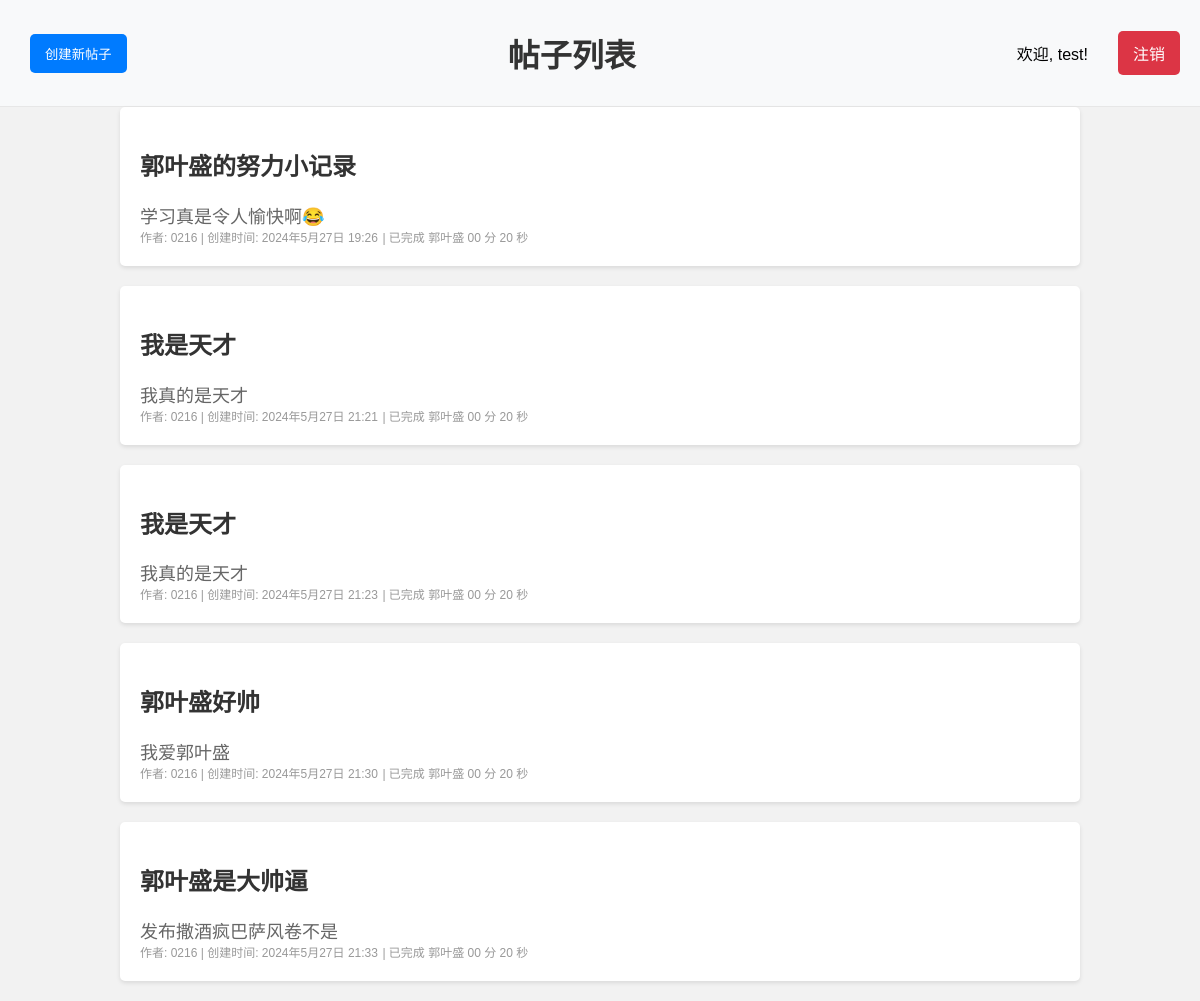
The app's page / (signed in) with its own data.
### community/models.py (models this page shows, shortened)
class Post(models.Model):
    title = models.CharField(max_length=200)
    content = models.TextField()
    author = models.ForeignKey(User, on_delete=models.CASCADE)
    created_at = models.DateTimeField(auto_now_add=True)
    task = models.CharField(max_length=200, default='')
    task_time = models.CharField(max_length=200, default='')
    likes = models.ManyToManyField(User, related_name='post_likes', blank=True)
    class Meta:
        db_table = 'article_tb'  #定义表名
        verbose_name = '文章'  #后台显示
        verbose_name_plural = verbose_name  #后台显示的复数

### community/views.py (the view)
# urls.py: path('', views.post_list, name='post_list'),
@login_required
def post_list(request):
    posts = Post.objects.all()
    return render(request, 'community/post_list.html', {'posts': posts})

### community/templatetags/filters.py (called while the page is built)
@register.filter
def time_format(value):
    minutes, seconds = value.split(':')
    return f'{minutes} 分 {seconds} 秒'

### community/templates/community/post_list.html (shortened to what this page needs)
{% load static %}
{% load filters %}
<link rel="stylesheet" href="{% static 'community/post_list_style.css' %}">
<!DOCTYPE html>
<html lang="zh">
<head>
</head>
<body>
    <div class="navbar">
        <div class="navbar-left">
            {% if user.is_authenticated %}
                <button onclick="location.href='{% url 'post_create' %}'">创建新帖子</button>
            {% endif %}
        </div>
        <div class="navbar-center">
            <h1>帖子列表</h1>
        </div>
        <div class="navbar-right">
            {% if user.is_authenticated %}
                <p>欢迎, {{ user.username }}!</p>
                <a href="{% url 'logout' %}" class="red-button">注销</a>
            {% else %}
                <a href="{% url 'login' %}">登录</a>
                <a href="{% url 'signup' %}">注册</a>
            {% endif %}
        </div>
    </div>
    <div class="content">
        {% if posts %}
            <ul>
                {% for post in posts %}
                    <li>
                        <div>
                            <h2><a href="{% url 'post_detail' post.id %}">{{ post.title }}</a></h2>
                            <p>{{ post.content }}</p>
                            <p1>作者: {{ post.author.username }} | 创建时间: {{ post.created_at }}</p1>
                            {% if post.task and post.task_time %}
                                <p1>| 已完成 {{ post.task }} {{ post.task_time|time_format }}</p1>
                            {% endif %}
                        </div>
                    </li>
                {% endfor %}
            </ul>
        {% else %}
            <p>暂时没有帖子。</p>
        {% endif %}
    </div>
</body>
</html>

### community/static/community/post_list_style.css (style rules this page uses)
body { font-family: Arial, sans-serif; background-color: #f2f2f2; margin: 0; padding: 0; }
h1 { color: #333; margin-top: 20px; margin-bottom: 20px; text-align: center; }
ul { list-style-type: none; padding: 0; margin: 0 10%; }
li { background-color: #fff; margin-bottom: 20px; padding: 20px; border-radius: 5px; box-shadow: 0 2px 4px rgba(0, 0, 0, 0.1); display: flex; justify-content: space-between; align-items: center; }
h2 a { color: #333; text-decoration: none; }
li p { color: #666; margin: 0; font-size: 18px; }
li p1 { color: #999; margin: 0; font-size: 12px; }
.navbar { background-color: #f8f9fa; padding: 10px 20px; display: flex; justify-content: space-between; align-items: center; border-bottom: 1px solid #e7e7e7; }
.navbar-right { display: flex; align-items: center; }
.navbar-right p { margin-right: 20px; }
.navbar-right button, .navbar-right a, .navbar-left button { background-color: #007bff; color: white; padding: 10px 15px; border: none; border-radius: 5px; text-decoration: none; cursor: pointer; margin-left: 10px; }
.navbar-left { display: flex; align-items: center; }
.red-button, .navbar-right .red-button { background-color: #dc3545; color: white; padding: 10px 15px; border: none; border-radius: 5px; cursor: pointer; text-decoration: none; margin-left: 10px; }

### records on screen
Post: title "郭叶盛的努力小记录", content "学习真是令人愉快啊😂", author.username "0216", created_at "2024年5月27日 19:26", task "郭叶盛", task_time "00 分 20 秒"
Post: title "我是天才", content "我真的是天才", author.username "0216", created_at "2024年5月27日 21:21", task "郭叶盛", task_time "00 分 20 秒"
Post: title "我是天才", content "我真的是天才", author.username "0216", created_at "2024年5月27日 21:23", task "郭叶盛", task_time "00 分 20 秒"
Post: title "郭叶盛好帅", content "我爱郭叶盛", author.username "0216", created_at "2024年5月27日 21:30", task "郭叶盛", task_time "00 分 20 秒"
Post: title "郭叶盛是大帅逼", content "发布撒酒疯巴萨风卷不是", author.username "0216", created_at "2024年5月27日 21:33", task "郭叶盛", task_time "00 分 20 秒"

### other values on screen
{{ user.username }} "test"
